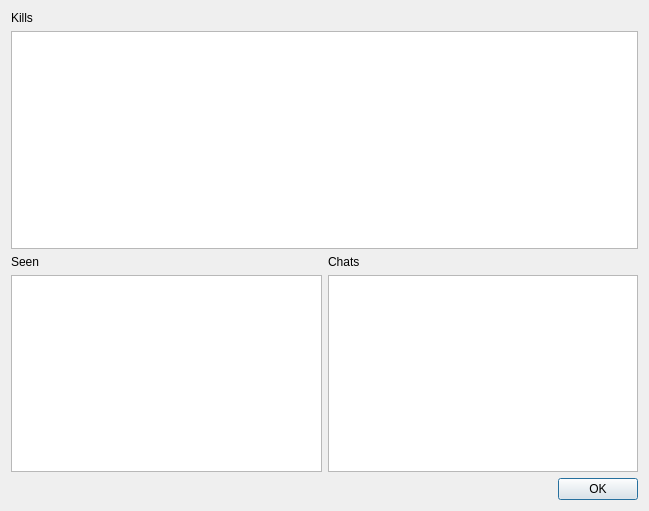
<?xml version="1.0" encoding="UTF-8"?>
<ui version="4.0">
 <class>BeastiaryDialog</class>
 <widget class="QDialog" name="BeastiaryDialog">
  <property name="geometry">
   <rect>
    <x>0</x>
    <y>0</y>
    <width>649</width>
    <height>511</height>
   </rect>
  </property>
  <property name="windowTitle">
   <string>Bestiary</string>
  </property>
  <layout class="QGridLayout" name="gridLayout">
   <item row="2" column="0">
    <widget class="QDialogButtonBox" name="buttonBox">
     <property name="orientation">
      <enum>Qt::Horizontal</enum>
     </property>
     <property name="standardButtons">
      <set>QDialogButtonBox::Ok</set>
     </property>
    </widget>
   </item>
   <item row="1" column="0">
    <layout class="QVBoxLayout" name="verticalLayout">
     <item>
      <widget class="QLabel" name="label">
       <property name="text">
        <string>Kills</string>
       </property>
      </widget>
     </item>
     <item>
      <widget class="QTableWidget" name="killsTable">
       <property name="sortingEnabled">
        <bool>true</bool>
       </property>
      </widget>
     </item>
     <item>
      <layout class="QHBoxLayout" name="horizontalLayout">
       <property name="topMargin">
        <number>0</number>
       </property>
       <property name="rightMargin">
        <number>0</number>
       </property>
       <property name="bottomMargin">
        <number>0</number>
       </property>
       <item>
        <layout class="QVBoxLayout" name="verticalLayout_3">
         <property name="topMargin">
          <number>0</number>
         </property>
         <item>
          <widget class="QLabel" name="label_2">
           <property name="text">
            <string>Seen</string>
           </property>
          </widget>
         </item>
         <item>
          <widget class="QListWidget" name="seenList"/>
         </item>
        </layout>
       </item>
       <item>
        <layout class="QVBoxLayout" name="verticalLayout_6">
         <property name="rightMargin">
          <number>0</number>
         </property>
         <property name="bottomMargin">
          <number>0</number>
         </property>
         <item>
          <widget class="QLabel" name="label_3">
           <property name="text">
            <string>Chats</string>
           </property>
          </widget>
         </item>
         <item>
          <widget class="QListWidget" name="chatList"/>
         </item>
        </layout>
       </item>
      </layout>
     </item>
    </layout>
   </item>
  </layout>
 </widget>
 <resources/>
 <connections>
  <connection>
   <sender>buttonBox</sender>
   <signal>accepted()</signal>
   <receiver>BeastiaryDialog</receiver>
   <slot>accept()</slot>
   <hints>
    <hint type="sourcelabel">
     <x>248</x>
     <y>254</y>
    </hint>
    <hint type="destinationlabel">
     <x>157</x>
     <y>274</y>
    </hint>
   </hints>
  </connection>
  <connection>
   <sender>buttonBox</sender>
   <signal>rejected()</signal>
   <receiver>BeastiaryDialog</receiver>
   <slot>reject()</slot>
   <hints>
    <hint type="sourcelabel">
     <x>316</x>
     <y>260</y>
    </hint>
    <hint type="destinationlabel">
     <x>286</x>
     <y>274</y>
    </hint>
   </hints>
  </connection>
 </connections>
</ui>
